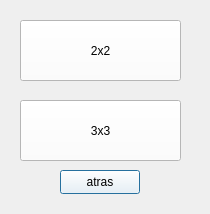
<?xml version="1.0" encoding="UTF-8"?>
<ui version="4.0">
 <class>suma_de_matrices_2x2_3x3</class>
 <widget class="QDialog" name="suma_de_matrices_2x2_3x3">
  <property name="geometry">
   <rect>
    <x>0</x>
    <y>0</y>
    <width>210</width>
    <height>214</height>
   </rect>
  </property>
  <property name="windowTitle">
   <string>Dialog</string>
  </property>
  <widget class="QPushButton" name="pushButton_3">
   <property name="geometry">
    <rect>
     <x>60</x>
     <y>170</y>
     <width>80</width>
     <height>24</height>
    </rect>
   </property>
   <property name="styleSheet">
    <string notr="true">background-color: rgb(255, 255, 255);</string>
   </property>
   <property name="text">
    <string>atras</string>
   </property>
  </widget>
  <widget class="QPushButton" name="pushButton">
   <property name="geometry">
    <rect>
     <x>20</x>
     <y>20</y>
     <width>161</width>
     <height>61</height>
    </rect>
   </property>
   <property name="styleSheet">
    <string notr="true">background-color: rgb(255, 255, 255);</string>
   </property>
   <property name="text">
    <string>2x2</string>
   </property>
  </widget>
  <widget class="QPushButton" name="pushButton_2">
   <property name="geometry">
    <rect>
     <x>20</x>
     <y>100</y>
     <width>161</width>
     <height>61</height>
    </rect>
   </property>
   <property name="styleSheet">
    <string notr="true">background-color: rgb(255, 255, 255);</string>
   </property>
   <property name="text">
    <string>3x3</string>
   </property>
  </widget>
 </widget>
 <resources/>
 <connections/>
</ui>
